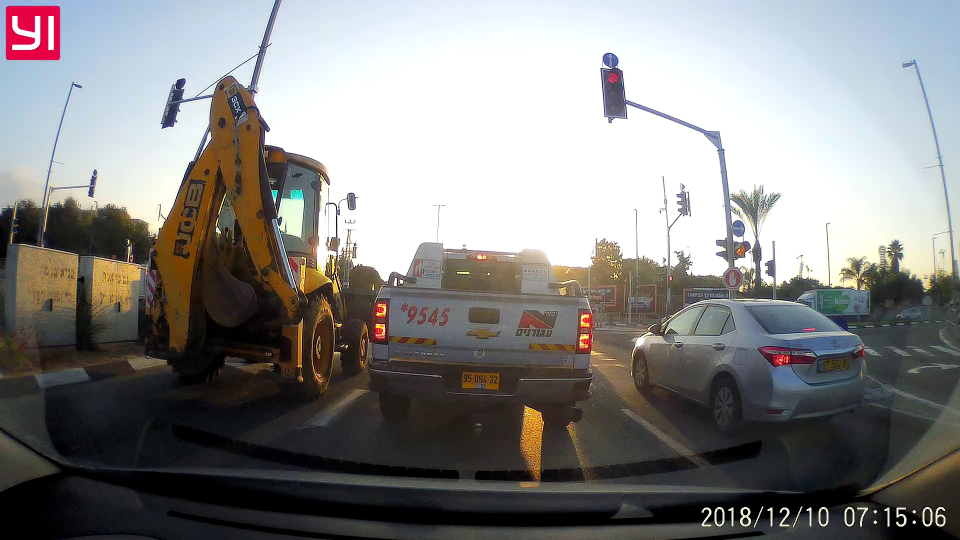
#> input picture Common_Image_Part_A/115.jpg, 1920 x 1080 px, found by its file name (shown at 1/2 size)
$ python FOTFlib.py
#> lines starting #> are read from the running program, lines starting #| are printed output that depends on the picture
### Common_Image_Part_A/arcivePyFiles/backup 10.6.19-befor objects/testofBoundery.py
import numpy as np
from matplotlib.pyplot import *
from scipy.spatial import Delaunay
import cv2

# [108 lines left out: functions alpha_shape, find_edges_with, stitch_boundaries, croppedmatchingareas, not called in this run]


from functions import DB_SCAN

def function():
    img=cv2.imread("115.jpg")
#> img is the input picture: shape (1080, 1920, 3); mean B, G, R 132.4, 133.6, 134.4
    # Constructing the input point data
    images = np.array(img)
    img1 = cv2.cvtColor(images, cv2.COLOR_BGR2GRAY)
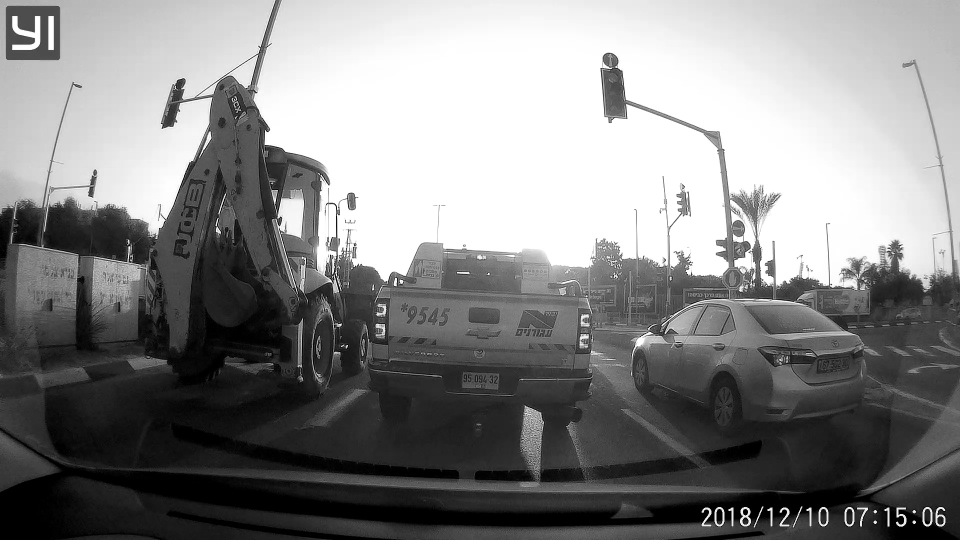
#> img1: shape (1080, 1920) (shown at 1/2 size); min 0, max 255, mean 133.7
    # Initiate SIFT detector
#> (the run stopped early here; a loop or call above may not have finished)

$ run again, with Common_Image_Part_A/align/100.jpg copied over Common_Image_Part_A/115.jpg
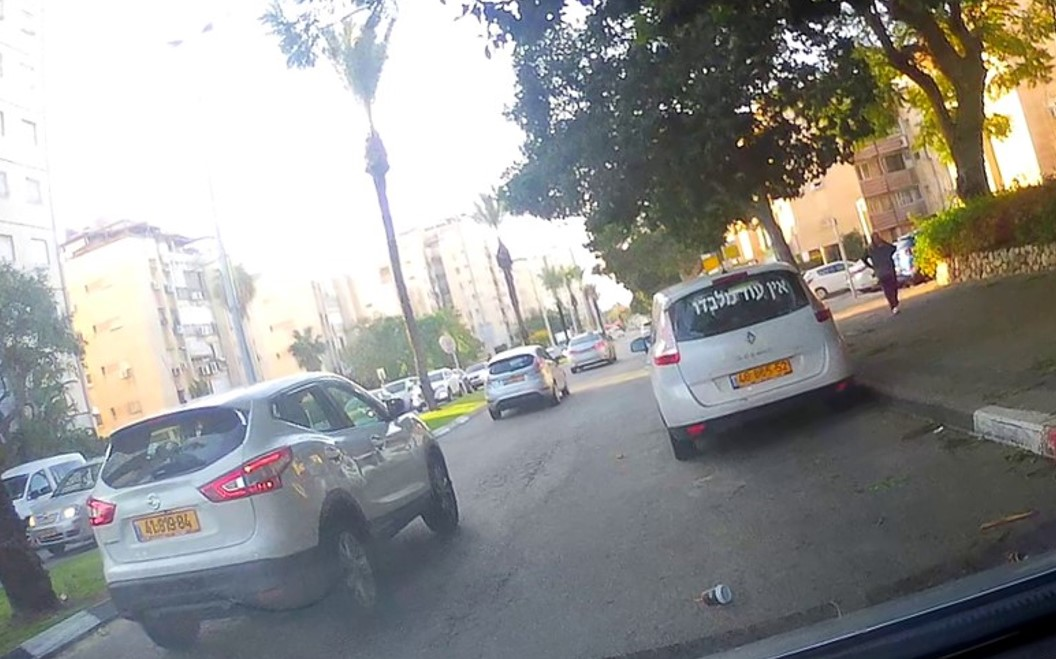
#> input picture Common_Image_Part_A/align/100.jpg, 1056 x 659 px, found by its file name
#> in function, img is the input picture: shape (659, 1056, 3); mean B, G, R 146.8, 149, 148.9
#> in function, `img1 = cv2.cvtColor(images, cv2.COLOR_BGR2GRAY)`:
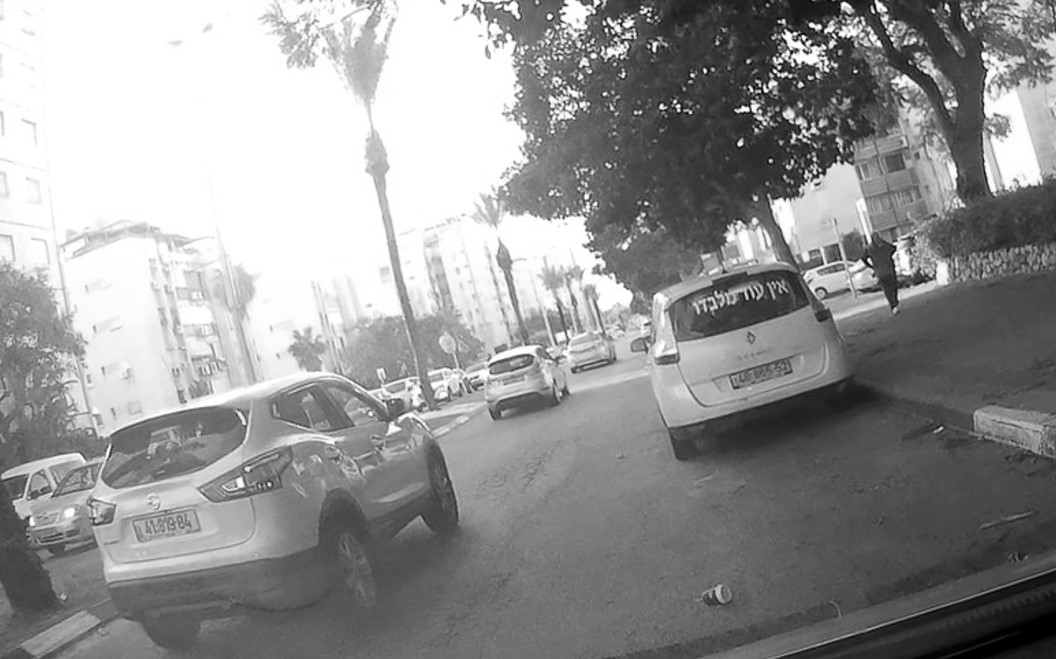
#> img1: shape (659, 1056); min 0, max 255, mean 148.7

$ run again, with Common_Image_Part_A/101.jpg copied over Common_Image_Part_A/115.jpg
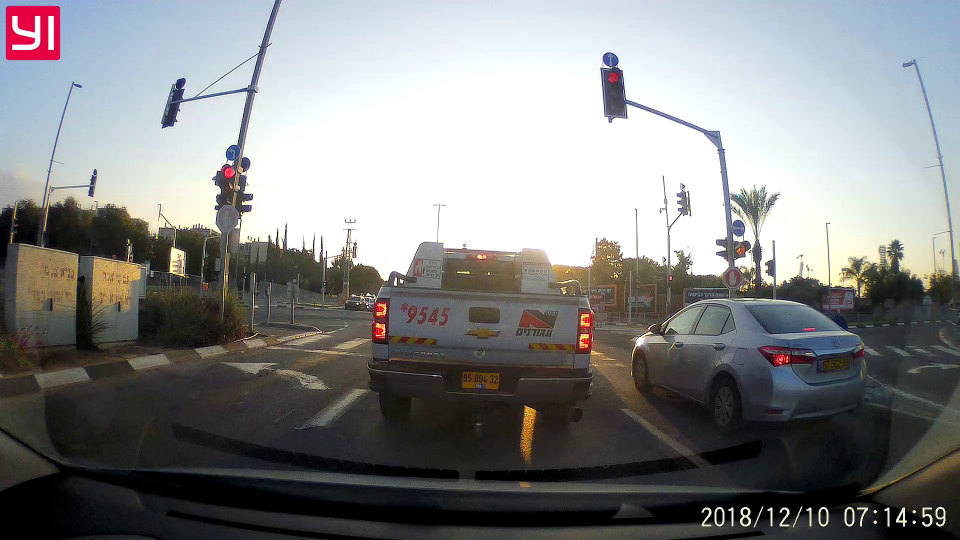
#> input picture Common_Image_Part_A/101.jpg, 1920 x 1080 px, found by its file name (shown at 1/2 size)
#> in function, img is the input picture: shape (1080, 1920, 3); mean B, G, R 133.4, 133.4, 132.4
#> in function, `img1 = cv2.cvtColor(images, cv2.COLOR_BGR2GRAY)`:
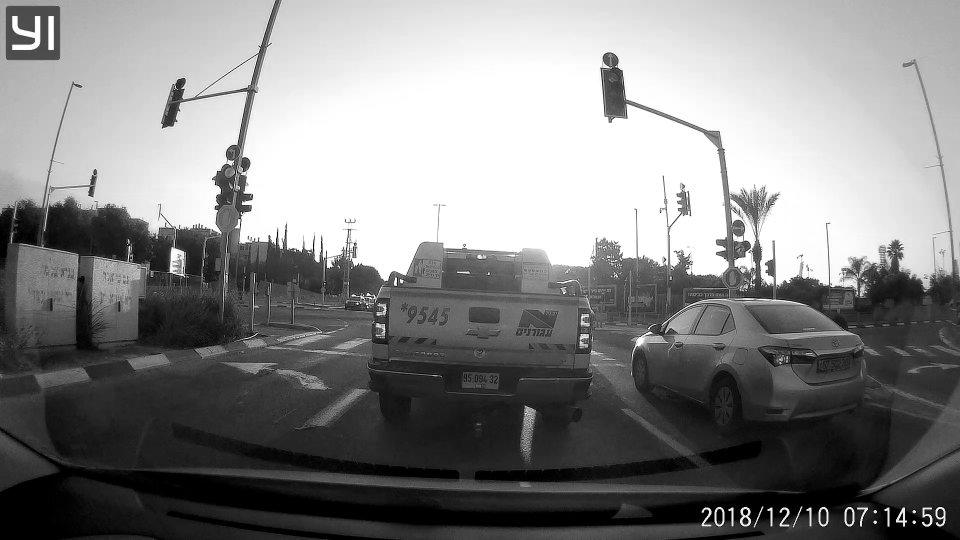
#> img1: shape (1080, 1920) (shown at 1/2 size); min 0, max 255, mean 133.1
